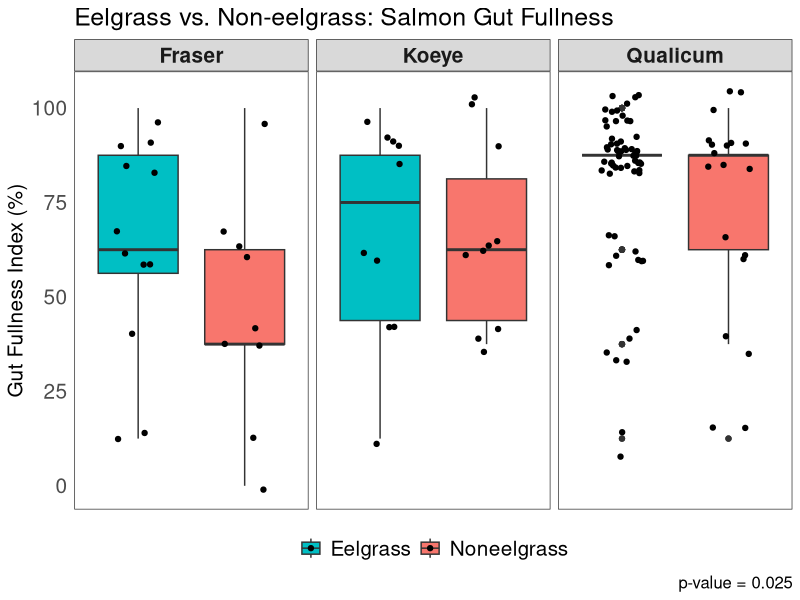
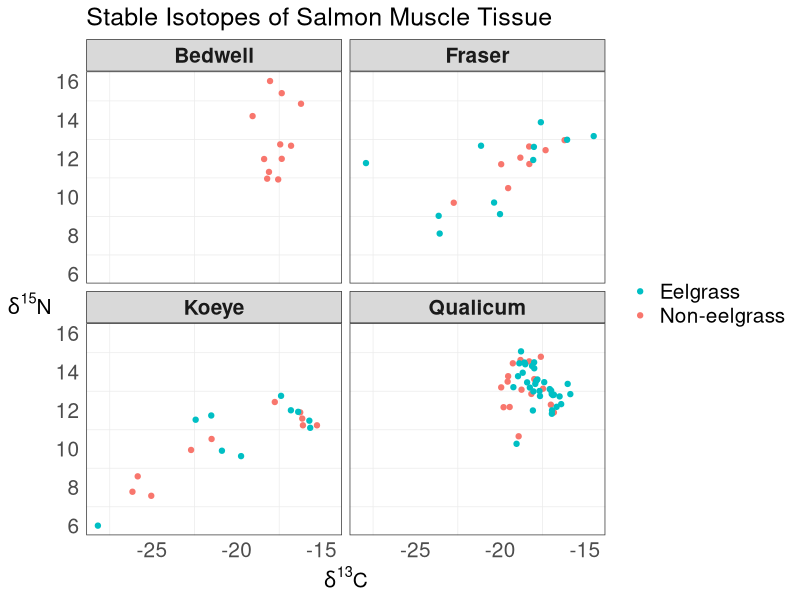

Reproduce these figures in R, in order. (Note: this script raises an error after producing the figures.)
#EEEEELGRAAAAASS PROOOOOJEEEEECT

##### First, Gut Fullness

setwd("~/Desktop")
#so it knows where to find my gosh darn files! :)

eelgrass <- read.csv(file="eel.csv", stringsAsFactors=FALSE, strip.white=TRUE, na.strings=c("NA",""))
#upload a simple version of raw data file

library(tidyverse)
#load library for ggplot and whatnot

eel <- mutate(eelgrass, Eelsite = paste(Site, Eelgrass, sep = " "))
#make a variable with both site and habitat, separated by a space

#first we'll work with the gut fullness aspect ~

eel$GFI[which(eel$GFI == "0-25")] <- "0-25%"
#fixing a typo, oopsie!

eel$GFI[which(eel$GFI == "0%")] <- "0"
eel$GFI[which(eel$GFI == "0-25%")] <- "12.5"
eel$GFI[which(eel$GFI == "25-50%")] <- "37.5"
eel$GFI[which(eel$GFI == "50-75%")] <- "62.5"
eel$GFI[which(eel$GFI == "75-100%")] <- "87.5"
eel$GFI[which(eel$GFI == "100%")] <- "100"
#changing ranges to something measurable

eel$GFI <- as.numeric(eel$GFI)
#changing from character to numeric

eel$Eelgrass <- as.factor(eel$Eelgrass)
#changing to factor to reflect the two different "levels"

eel$Eelgrass <- factor(eel$Eelgrass, levels(eel$Eelgrass)[c(2, 1)])
#rearranging levels for the sake of the ggplot visuals

gut <- eel %>%
  group_by(ID) %>%
  summarize(GFI=first(GFI), Eelgrass=first(Eelgrass),
            Site=first(Site), Eelsite=first(Eelsite)) %>%
  filter(Site != "Bedwell")
#need to organize data by each fish not by each prey item per fish
#also want to leave out Bedwell since it is useless for comparing

#Gut Fullness Graph!
ggplot(gut, aes(x=Eelgrass, y=GFI, fill=Eelgrass))+ 
  geom_boxplot()+
  facet_wrap(~Site)+
  labs(y="Gut Fullness Index (%)", x=NULL, caption="p-value = 0.025",
       title="Eelgrass vs. Non-eelgrass: Salmon Gut Fullness")+
  theme_bw()+
  theme(axis.text.x=element_blank(), axis.ticks=element_blank(),
        legend.position = "bottom", legend.title = element_blank(),
        panel.grid = element_blank(),
        axis.text = element_text(size=15),
        axis.title = element_text(size=15),
        legend.text = element_text(size=15),
        title = element_text(size=15),
        strip.text = element_text(size=15, face="bold"))+
  scale_x_discrete(limits=c("Eelgrass", "Noneelgrass")) +
  scale_fill_discrete(breaks=c("Eelgrass", "Noneelgrass"))+
  geom_jitter(width=0.2)

#working on a t-test for GFI values (not including bedwell)
#y1 <- filter(gut, Eelgrass == "Eelgrass")
#ya <- as.vector(y1[["GFI"]])
#create first vector for eelgrass
#y2 <- filter(gut, Eelgrass == "Noneelgrass")
#yb <- as.vector(y2[["GFI"]])
#create second vector for noneelgrass
#yc <- length(ya)-length(yb)
#yd <- rep_len(NA, yc)
#have to have same sample sizes, difference calculated using length
#ye <- c(yb, yd)
#our completed noneelgrass vector with the right sample size
#t.test(ya, ye)
#results give p-value=0.02529, are able to reject null hypothesis!
#hash-tagged out because I don't need to keep running this code.

##### ISOTOPES!

isotope <- read.csv(file="iso.csv", stringsAsFactors=FALSE, strip.white=TRUE, na.strings=c("NA",""))
#loading/reading isotope data in

iso <- mutate(isotope, Eelsite = paste(Site, Eelgrass, sep = " "))
#add variable w/eelgrass site just other dataframe (necessary tho?)

iso$Eelgrass <- as.factor(iso$Eelgrass)
#changing to factor to reflect the two different "levels"

iso$Eelgrass <- factor(iso$Eelgrass, levels(iso$Eelgrass)[c(2, 1)])
#rearranging levels for the sake of the ggplot visuals

#Isotope Graph!
ggplot(iso, aes(carb, nitro))+
  geom_point(aes(color=Eelgrass)) + facet_wrap(~ Site) +
  labs(x=expression(paste(delta^"13","C")),
       y=expression(paste(delta^"15","N")),
       title= "Stable Isotopes of Salmon Muscle Tissue")+
  theme_bw()+
  theme(axis.ticks=element_blank(), legend.title=element_blank(),
        panel.grid.major = element_blank(),
        axis.title = element_text(size=15),
        axis.text = element_text(size=15),
        axis.title.y = element_text(angle = 0, vjust = 0.5),
        legend.text = element_text(size=15),
        title = element_text(size=15),
        strip.text = element_text(size=15, face="bold"))+
  guides(color = guide_legend(reverse = TRUE))
#Still need to change panel titles for this graph too! *****

##### DIET DATA WOOOOO!

eel$Group <- as.factor(eel$Group)
#changing to factor to reflect the different "levels" of prey items

#replace groups since there's too many
eel$Group[which(eel$Group=="Arachnid")] <- "Insect"
eel$Group[which(eel$Group=="Crustacean")] <- "Arthropod"
eel$Group[which(eel$Group=="Caprellid")] <- "Amphipod"
eel$Group[which(eel$Group=="Corophiid")] <- "Amphipod"
eel$Group[which(eel$Group=="Hyperiid")] <- "Amphipod"
eel$Group[which(eel$Group=="Gammarid")] <- "Amphipod"
eel$Group[which(eel$Group=="Calanoid")] <- "Copepod"
eel$Group[which(eel$Group=="Harpacticoid")] <- "Copepod"
eel$Group[which(eel$Group=="Cyclopoid/Poecilostomatoid")] <- "Copepod"
eel$Group[which(eel$Group=="Malacostracan")] <- "Arthropod"
eel$Group <- as.character(eel$Group) #change to create new "level"
eel$Group[which(eel$Group=="Digested food")] <- "Digested/Other"
eel$Group[which(eel$Group=="Detritus")] <- "Digested/Other"
eel$Group[which(eel$Group=="Diatom")] <- "Digested/Other"
eel$Group[which(eel$Group=="Parasite")] <- "Digested/Other"
eel$Group[which(eel$Group=="Octopus")] <- "Digested/Other"
eel$Group[which(eel$Group=="Cyphonaut")] <- "Digested/Other"
eel$Group[which(eel$Group=="Bivalve")] <- "Digested/Other"
eel$Group[which(eel$Group=="Chaetognath")] <- "Digested/Other"
eel$Group[which(eel$Group=="Polychaete")] <- "Digested/Other"
eel$Group[which(eel$Group=="Pteropod")] <- "Digested/Other"
eel$Group[which(eel$Group=="Jellyfish")] <- "Digested/Other"
eel$Group[which(eel$Group=="Cumacean")] <- "Arthropod"
eel$Group[which(eel$Group=="Euphausiid")] <- "Arthropod"
eel$Group[which(eel$Group=="Isopod")] <- "Arthropod"
eel$Group[which(eel$Group=="Larvacean")] <- "Digested/Other"
eel$Group[which(eel$Group=="Mysid")] <- "Arthropod"
eel$Group[which(eel$Group=="Cladoceran")] <- "Arthropod"
eel$Group[which(eel$Group=="Ostracod")] <- "Arthropod"
#switching the class back and forth gets rid of empty levels
eel$Group <- as.factor(eel$Group)
eel$Group <- as.character(eel$Group)
eel$Group <- as.factor(eel$Group)
levels(eel$Group)
#there, it's more simple to work with now!

#group together prey so there's no repeated rows for multiple prey
filt <- filter(eel, Group=="Amphipod")
amph <- filt %>%
  group_by(filt$ID) %>%
  summarize(ID=first(ID), abd=sum(Abundance), bio=sum(Biomass), Group=first(Group),
            Eelsite=first(Eelsite), Eelgrass=first(Eelgrass), Site=first(Site)) %>%
  select(ID, abd, bio, Group, Eelsite, Eelgrass, Site)
#HOLY GUACAMOLE I THINK I GOT IT TO FINALLY WOOOOORK! FOR REAL THO!

filt <- filter(eel, Group=="Arthropod")
arth <- filt %>%
  group_by(filt$ID) %>%
  summarize(ID=first(ID), abd=sum(Abundance), bio=sum(Biomass), Group=first(Group),
            Eelsite=first(Eelsite), Eelgrass=first(Eelgrass), Site=first(Site)) %>%
  select(ID, abd, bio, Group, Eelsite, Eelgrass, Site)
#first amphipod then arthropod then repeat manually for each prey

filt <- filter(eel, Group=="Barnacle")
barn <- filt %>%
  group_by(filt$ID) %>%
  summarize(ID=first(ID), abd=sum(Abundance), bio=sum(Biomass), Group=first(Group),
            Eelsite=first(Eelsite), Eelgrass=first(Eelgrass), Site=first(Site)) %>%
  select(ID, abd, bio, Group, Eelsite, Eelgrass, Site)

filt <- filter(eel, Group=="Copepod")
cope <- filt %>%
  group_by(filt$ID) %>%
  summarize(ID=first(ID), abd=sum(Abundance), bio=sum(Biomass), Group=first(Group),
            Eelsite=first(Eelsite), Eelgrass=first(Eelgrass), Site=first(Site)) %>%
  select(ID, abd, bio, Group, Eelsite, Eelgrass, Site)

filt <- filter(eel, Group=="Decapod")
deca <- filt %>%
  group_by(filt$ID) %>%
  summarize(ID=first(ID), abd=sum(Abundance), bio=sum(Biomass), Group=first(Group),
            Eelsite=first(Eelsite), Eelgrass=first(Eelgrass), Site=first(Site)) %>%
  select(ID, abd, bio, Group, Eelsite, Eelgrass, Site) %>%
  print(head(deca))

filt <- filter(eel, Group=="Digested/Other")
digf <- filt %>%
  group_by(filt$ID) %>%
  summarize(ID=first(ID), abd=sum(Abundance), bio=sum(Biomass), Group=first(Group),
            Eelsite=first(Eelsite), Eelgrass=first(Eelgrass), Site=first(Site)) %>%
  select(ID, abd, bio, Group, Eelsite, Eelgrass, Site)

filt <- filter(eel, Group=="Fish")
fish <- filt %>%
  group_by(filt$ID) %>%
  summarize(ID=first(ID), abd=sum(Abundance), bio=sum(Biomass), Group=first(Group),
            Eelsite=first(Eelsite), Eelgrass=first(Eelgrass), Site=first(Site)) %>%
  select(ID, abd, bio, Group, Eelsite, Eelgrass, Site)

filt <- filter(eel, Group=="Insect")
inse <- filt %>%
  group_by(filt$ID) %>%
  summarize(ID=first(ID), abd=sum(Abundance), bio=sum(Biomass), Group=first(Group),
            Eelsite=first(Eelsite), Eelgrass=first(Eelgrass), Site=first(Site)) %>%
  select(ID, abd, bio, Group, Eelsite, Eelgrass, Site)

neweel <- rbind(amph, arth, barn, cope, deca, digf, fish, inse)
#my fabulous new dataframe with prey abd and biom grouped together!

str(neweel)
#just double checking that the data is as it should be

#Now... Have to take the ave. abundances for each region/habitat!
filt <- filter(neweel, Group=="Amphipod")
Amph <- filt %>%
  group_by(filt$Eelsite) %>%
  summarize(Eelsite=first(Eelsite), Abd=mean(abd), Bio=mean(bio),
            Group=first(Group),Eelgrass=first(Eelgrass), Site=first(Site)) %>%
  select(Eelsite, Abd, Bio, Group, Eelgrass, Site)
#copying the layout of the last transformation but for diff purpose

filt <- filter(neweel, Group=="Arthropod")
Arth <- filt %>%
  group_by(filt$Eelsite) %>%
  summarize(Eelsite=first(Eelsite), Abd=mean(abd), Bio=mean(bio),
            Group=first(Group),Eelgrass=first(Eelgrass), Site=first(Site)) %>%
  select(Eelsite, Abd, Bio, Group, Eelgrass, Site)
#first amphipod then arthropod then repeat manually for each prey

filt <- filter(neweel, Group=="Barnacle")
Barn <- filt %>%
  group_by(filt$Eelsite) %>%
  summarize(Eelsite=first(Eelsite), Abd=mean(abd), Bio=mean(bio),
            Group=first(Group),Eelgrass=first(Eelgrass), Site=first(Site)) %>%
  select(Eelsite, Abd, Bio, Group, Eelgrass, Site)

filt <- filter(neweel, Group=="Copepod")
Cope <- filt %>%
  group_by(filt$Eelsite) %>%
  summarize(Eelsite=first(Eelsite), Abd=mean(abd), Bio=mean(bio),
            Group=first(Group),Eelgrass=first(Eelgrass), Site=first(Site)) %>%
  select(Eelsite, Abd, Bio, Group, Eelgrass, Site)

filt <- filter(neweel, Group=="Decapod")
Deca <- filt %>%
  group_by(filt$Eelsite) %>%
  summarize(Eelsite=first(Eelsite), Abd=mean(abd), Bio=mean(bio),
            Group=first(Group),Eelgrass=first(Eelgrass), Site=first(Site)) %>%
  select(Eelsite, Abd, Bio, Group, Eelgrass, Site)

filt <- filter(neweel, Group=="Digested/Other")
Digf <- filt %>%
  group_by(filt$Eelsite) %>%
  summarize(Eelsite=first(Eelsite), Abd=mean(abd), Bio=mean(bio),
            Group=first(Group),Eelgrass=first(Eelgrass), Site=first(Site)) %>%
  select(Eelsite, Abd, Bio, Group, Eelgrass, Site)

filt <- filter(neweel, Group=="Fish")
Fish <- filt %>%
  group_by(filt$Eelsite) %>%
  summarize(Eelsite=first(Eelsite), Abd=mean(abd), Bio=mean(bio),
            Group=first(Group),Eelgrass=first(Eelgrass), Site=first(Site)) %>%
  select(Eelsite, Abd, Bio, Group, Eelgrass, Site)

filt <- filter(neweel, Group=="Insect")
Inse <- filt %>%
  group_by(filt$Eelsite) %>%
  summarize(Eelsite=first(Eelsite), Abd=mean(abd), Bio=mean(bio),
            Group=first(Group),Eelgrass=first(Eelgrass), Site=first(Site)) %>%
  select(Eelsite, Abd, Bio, Group, Eelgrass, Site)

eelgr <- rbind(Amph, Arth, Barn, Cope, Deca, Digf, Fish, Inse)
#my fabulous new dataframe with prey Abd and Biom averaged together

str(eelgr)
#making sure it all looks okay and it does! So now, graphing!

eelgr$Eelgrass <- factor(eelgr$Eelgrass, levels(eelgr$Eelgrass)[c(2, 1)])
#putting eelgrass before noneelgrass for this particular plot

eelgr$Eelsite <- as.factor(eelgr$Eelsite)
#rearranging levels for site and eelgrass

eelgr$Eelsite <- factor(eelgr$Eelsite, levels(eelgr$Eelsite)[c(5, 4, 3, 2, 1, 7, 6)])
#re-ordering levels to make it look nice for graphs!

#Raw Abundance Graph
eelgr %>%
  ggplot(aes(Eelsite, Abd))+
  geom_bar(aes(fill=Group), stat="identity")+
  theme_minimal()+
  theme(axis.ticks=element_blank(),
        panel.grid.major = element_blank(),
        title = element_text(size=15),
        axis.text = element_text(size=15),
        legend.text = element_text(size=12))+
  coord_flip() +
  labs(title="Average Prey Abundance", x=NULL,
       y="Ave. Abundance (# of organisms)")+
  guides(fill=guide_legend(title="Prey Group"))
#looks amaze now

#Relative Abundance Graph (100% y scale)
ggplot(eelgr, aes(Eelsite, Abd)) +
  geom_bar(aes(fill=Group), position="fill", stat="identity")+
  theme_minimal()+
  theme(axis.ticks=element_blank(),
        panel.grid = element_blank(),
        title = element_text(size=15),
        axis.text = element_text(size=15),
        legend.text = element_text(size=12))+
  coord_flip() +
  labs(title="Relative Prey Abundance", x=NULL,
       y="Relative Abundance (%)")+
  guides(fill=guide_legend(title="Prey Group"))+
  scale_y_continuous(labels=scales::unit_format("", 100))

#Raw Biomass Graph
eelgr %>%
  ggplot(aes(Eelsite, Bio))+
  geom_bar(aes(fill=Group), stat="identity")+
  theme_minimal()+
  theme(axis.text.x = element_text(),
        axis.ticks=element_blank(),
        panel.grid.major = element_blank(),
        title = element_text(size=15),
        axis.text = element_text(size=15),
        legend.text = element_text(size=12))+
  coord_flip() +
  labs(title="Average Prey Biomass", x=NULL,
       y="Ave. Biomass (Wet weight, mg)")+
  guides(fill=guide_legend(title="Prey Group"))

#Relative Biomass Graph
eelgr %>%
  ggplot(aes(Eelsite, Bio))+
  geom_bar(aes(fill=Group), position = "fill", stat = "identity")+
  theme_minimal()+
  theme(axis.ticks=element_blank(),
        panel.grid = element_blank(),
        title = element_text(size=15),
        axis.text = element_text(size=15),
        legend.text = element_text(size=12))+
  coord_flip() +
  labs(title="Relative Prey Biomass", x=NULL,
       y="Relative Biomass (%)")+
  guides(fill=guide_legend(title="Prey Group"))+
  scale_y_continuous(labels=scales::unit_format("", 100))
ggsave("RELB.jpeg")
setwd("~/Eelgrass Project")
#in order to commit to Github and track saves and changes and etc!

#next step is prey selectivity! then nmds analysis and stuff? idk!

setwd("~/Desktop")
#reset working directory to find new file

invert <- read.csv(file="invertebrates.csv", stringsAsFactors=FALSE, strip.white=TRUE, na.strings=c("NA",""))
#read in invertebrate file

invert $Group <- as.factor(invert$Group)
#change to factor

levels(invert$Group)
#check the groups

##### NDMS TIME #####

eelgrass <- mutate(eelgrass, Eelsite = paste(Site, Eelgrass, sep = " "))
#mutate this dataframe with eelsite as well

eelgrass$Group <- as.factor(eelgrass$Group)
#turn into factor

#change groups to match inverts
eelgrass$Group[which(eelgrass$Group=="Arachnid")] <- "Insect"
eelgrass$Group <- as.character(eelgrass$Group) #change to create new "level"
eelgrass$Group[which(eelgrass$Group=="Crustacean")] <- "Digested/Other"
eelgrass$Group[which(eelgrass$Group=="Corophiid")] <- "Digested/Other"
eelgrass$Group[which(eelgrass$Group=="Malacostracan")] <- "Digested/Other"
eelgrass$Group[which(eelgrass$Group=="Digested food")] <- "Digested/Other"
eelgrass$Group[which(eelgrass$Group=="Detritus")] <- "Digested/Other"
eelgrass$Group[which(eelgrass$Group=="Diatom")] <- "Digested/Other"
eelgrass$Group[which(eelgrass$Group=="Parasite")] <- "Digested/Other"
eelgrass$Group[which(eelgrass$Group=="Octopus")] <- "Digested/Other"
eelgrass$Group[which(eelgrass$Group=="Cyphonaut")] <- "Digested/Other"
eelgrass$Group[which(eelgrass$Group=="Chaetognath")] <- "Digested/Other"
eelgrass$Group[which(eelgrass$Group=="Isopod")] <- "Digested/Other"
eelgrass$Group[which(eelgrass$Group=="Arthropod")] <- "Digested/Other"
eelgrass$Group[which(eelgrass$Group=="Amphipod")] <- "Digested/Other"
eelgrass$Group[which(eelgrass$Group=="Copepod")] <- "Digested/Other"
#switching the class back and forth gets rid of empty levels
eelgrass$Group <- as.factor(eelgrass$Group)
eelgrass$Group <- as.character(eelgrass$Group)
eelgrass$Group <- as.factor(eelgrass$Group)
levels(eelgrass$Group)
#there, inverts and stom data have matching groups now

#group prey together so there's no repeating rows
filt <- filter(eelgrass, Group=="Barnacle")
barn <- filt %>%
  group_by(filt$ID) %>%
  summarize(ID=first(ID), abd=sum(Abundance), Group=first(Group),
            Eelsite=first(Eelsite), Eelgrass=first(Eelgrass), Site=first(Site)) %>%
  select(ID, abd, Group, Eelsite, Eelgrass, Site)
#manually repeating each step is the best way I know how to do it.
filt <- filter(eelgrass, Group=="Bivalve")
biv <- filt %>%
  group_by(filt$ID) %>%
  summarize(ID=first(ID), abd=sum(Abundance), Group=first(Group),
            Eelsite=first(Eelsite), Eelgrass=first(Eelgrass), Site=first(Site)) %>%
  select(ID, abd, Group, Eelsite, Eelgrass, Site)

filt <- filter(eelgrass, Group=="Calanoid")
cal <- filt %>%
  group_by(filt$ID) %>%
  summarize(ID=first(ID), abd=sum(Abundance), Group=first(Group),
            Eelsite=first(Eelsite), Eelgrass=first(Eelgrass), Site=first(Site)) %>%
  select(ID, abd, Group, Eelsite, Eelgrass, Site)

filt <- filter(eelgrass, Group=="Caprellid")
capr <- filt %>%
  group_by(filt$ID) %>%
  summarize(ID=first(ID), abd=sum(Abundance), Group=first(Group),
            Eelsite=first(Eelsite), Eelgrass=first(Eelgrass), Site=first(Site)) %>%
  select(ID, abd, Group, Eelsite, Eelgrass, Site)

filt <- filter(eelgrass, Group=="Cladoceran")
clad <- filt %>%
  group_by(filt$ID) %>%
  summarize(ID=first(ID), abd=sum(Abundance), Group=first(Group),
            Eelsite=first(Eelsite), Eelgrass=first(Eelgrass), Site=first(Site)) %>%
  select(ID, abd, Group, Eelsite, Eelgrass, Site)

filt <- filter(eelgrass, Group=="Cumacean")
cuma <- filt %>%
  group_by(filt$ID) %>%
  summarize(ID=first(ID), abd=sum(Abundance), Group=first(Group),
            Eelsite=first(Eelsite), Eelgrass=first(Eelgrass), Site=first(Site)) %>%
  select(ID, abd, Group, Eelsite, Eelgrass, Site)

filt <- filter(eelgrass, Group=="Cyclopoid/Poecilostomatoid")
cycl <- filt %>%
  group_by(filt$ID) %>%
  summarize(ID=first(ID), abd=sum(Abundance), Group=first(Group),
            Eelsite=first(Eelsite), Eelgrass=first(Eelgrass), Site=first(Site)) %>%
  select(ID, abd, Group, Eelsite, Eelgrass, Site)

filt <- filter(eelgrass, Group=="Decapod")
deca <- filt %>%
  group_by(filt$ID) %>%
  summarize(ID=first(ID), abd=sum(Abundance), Group=first(Group),
            Eelsite=first(Eelsite), Eelgrass=first(Eelgrass), Site=first(Site)) %>%
  select(ID, abd, Group, Eelsite, Eelgrass, Site)

filt <- filter(eelgrass, Group=="Digested/Other")
digf <- filt %>%
  group_by(filt$ID) %>%
  summarize(ID=first(ID), abd=sum(Abundance), Group=first(Group),
            Eelsite=first(Eelsite), Eelgrass=first(Eelgrass), Site=first(Site)) %>%
  select(ID, abd, Group, Eelsite, Eelgrass, Site)

filt <- filter(eelgrass, Group=="Euphausiid")
euph <- filt %>%
  group_by(filt$ID) %>%
  summarize(ID=first(ID), abd=sum(Abundance), Group=first(Group),
            Eelsite=first(Eelsite), Eelgrass=first(Eelgrass), Site=first(Site)) %>%
  select(ID, abd, Group, Eelsite, Eelgrass, Site)

filt <- filter(eelgrass, Group=="Fish")
fish <- filt %>%
  group_by(filt$ID) %>%
  summarize(ID=first(ID), abd=sum(Abundance), Group=first(Group),
            Eelsite=first(Eelsite), Eelgrass=first(Eelgrass), Site=first(Site)) %>%
  select(ID, abd, Group, Eelsite, Eelgrass, Site)

filt <- filter(eelgrass, Group=="Gammarid")
gam <- filt %>%
  group_by(filt$ID) %>%
  summarize(ID=first(ID), abd=sum(Abundance), Group=first(Group),
            Eelsite=first(Eelsite), Eelgrass=first(Eelgrass), Site=first(Site)) %>%
  select(ID, abd, Group, Eelsite, Eelgrass, Site)

filt <- filter(eelgrass, Group=="Harpacticoid")
harp <- filt %>%
  group_by(filt$ID) %>%
  summarize(ID=first(ID), abd=sum(Abundance), Group=first(Group),
            Eelsite=first(Eelsite), Eelgrass=first(Eelgrass), Site=first(Site)) %>%
  select(ID, abd, Group, Eelsite, Eelgrass, Site)

filt <- filter(eelgrass, Group=="Hyperiid")
hyp <- filt %>%
  group_by(filt$ID) %>%
  summarize(ID=first(ID), abd=sum(Abundance), Group=first(Group),
            Eelsite=first(Eelsite), Eelgrass=first(Eelgrass), Site=first(Site)) %>%
  select(ID, abd, Group, Eelsite, Eelgrass, Site)

filt <- filter(eelgrass, Group=="Insect")
ins <- filt %>%
  group_by(filt$ID) %>%
  summarize(ID=first(ID), abd=sum(Abundance), Group=first(Group),
            Eelsite=first(Eelsite), Eelgrass=first(Eelgrass), Site=first(Site)) %>%
  select(ID, abd, Group, Eelsite, Eelgrass, Site)

filt <- filter(eelgrass, Group=="Jellyfish")
jell <- filt %>%
  group_by(filt$ID) %>%
  summarize(ID=first(ID), abd=sum(Abundance), Group=first(Group),
            Eelsite=first(Eelsite), Eelgrass=first(Eelgrass), Site=first(Site)) %>%
  select(ID, abd, Group, Eelsite, Eelgrass, Site)

filt <- filter(eelgrass, Group=="Larvacean")
larv <- filt %>%
  group_by(filt$ID) %>%
  summarize(ID=first(ID), abd=sum(Abundance), Group=first(Group),
            Eelsite=first(Eelsite), Eelgrass=first(Eelgrass), Site=first(Site)) %>%
  select(ID, abd, Group, Eelsite, Eelgrass, Site)

filt <- filter(eelgrass, Group=="Mysid")
mys <- filt %>%
  group_by(filt$ID) %>%
  summarize(ID=first(ID), abd=sum(Abundance), Group=first(Group),
            Eelsite=first(Eelsite), Eelgrass=first(Eelgrass), Site=first(Site)) %>%
  select(ID, abd, Group, Eelsite, Eelgrass, Site)

filt <- filter(eelgrass, Group=="Ostracod")
ostr <- filt %>%
  group_by(filt$ID) %>%
  summarize(ID=first(ID), abd=sum(Abundance), Group=first(Group),
            Eelsite=first(Eelsite), Eelgrass=first(Eelgrass), Site=first(Site)) %>%
  select(ID, abd, Group, Eelsite, Eelgrass, Site)

filt <- filter(eelgrass, Group=="Polychaete")
poly <- filt %>%
  group_by(filt$ID) %>%
  summarize(ID=first(ID), abd=sum(Abundance), Group=first(Group),
            Eelsite=first(Eelsite), Eelgrass=first(Eelgrass), Site=first(Site)) %>%
  select(ID, abd, Group, Eelsite, Eelgrass, Site)

filt <- filter(eelgrass, Group=="Pteropod")
pter <- filt %>%
  group_by(filt$ID) %>%
  summarize(ID=first(ID), abd=sum(Abundance), Group=first(Group),
            Eelsite=first(Eelsite), Eelgrass=first(Eelgrass), Site=first(Site)) %>%
  select(ID, abd, Group, Eelsite, Eelgrass, Site)

eelgrass2 <- rbind(barn, biv, cal, capr, clad, cuma, cycl, deca,
                   digf, euph, fish, gam, harp, hyp, ins, jell,
                   larv, mys, ostr, poly, pter) #new dataframe!

head(eelgrass2)
#check that it all worked out okay

eelwide <- eelgrass2 %>%
  spread(Group, abd, fill=0, sep = NULL)
#spread into wide format (*need to double check groups=appropriate!)

head(eelwide)
#double check that it worked, it finally did!

library(vegan)
#load ecology transformation library

eelnum <- eelwide %>%
  select(Barnacle:Pteropod)
#just the matrix of abundance numbers, ID and eel/site are in eelwide.

head(eelnum)
#check that it is as it should be

eelinfo <- eelwide %>%
  select(ID, Eelsite, Eelgrass, Site)
#just the meta data on fish and site, no abundance info whatsoever here

head(eelinfo)
#make sure it worked

eelpa.mat <- decostand(eelnum, method = "pa")
#turn abundance data into presence absence data (in a matrix-like df)

head(eelpa.mat)
#make sure it worked

eelpa <- cbind(eelpa.mat, eelinfo)
#combine presence-absence matrix with info columns to get p-a dataset

head(eelpa)
#make sure it worked

logeel <- decostand(eelnum, method = "log")
#does log+1 for non-zeros and leaves zeros as zeros

head(logeel)
#make sure it worked

eelid <- eelinfo %>%
  select(ID)
#just a column denoting ID values

head(eelid)
#make sure it worked

#eelsp <- cbind(eelid, eelnum)
#not what I wanted to do

sp <- metaMDS(logeel, trymax = 100, autotransform = FALSE)
#need to figure out if I'm even doing this right, who knows

stressplot(sp)
#a plot of something??

nmds <- data.frame(NMDS1=sp$points[,1], NMDS2=sp$points[,2], group=eelinfo$Eelsite)
eelmean <- aggregate(. ~  group, nmds, mean)
#no errors, is it right tho? who knows
#ord <- ordiellipse(sp, eelinfo$Eelsite, display="sites",kind="se",conf=0.95,label=T)
#error, no idea how to fix and don't know how to go from here.
